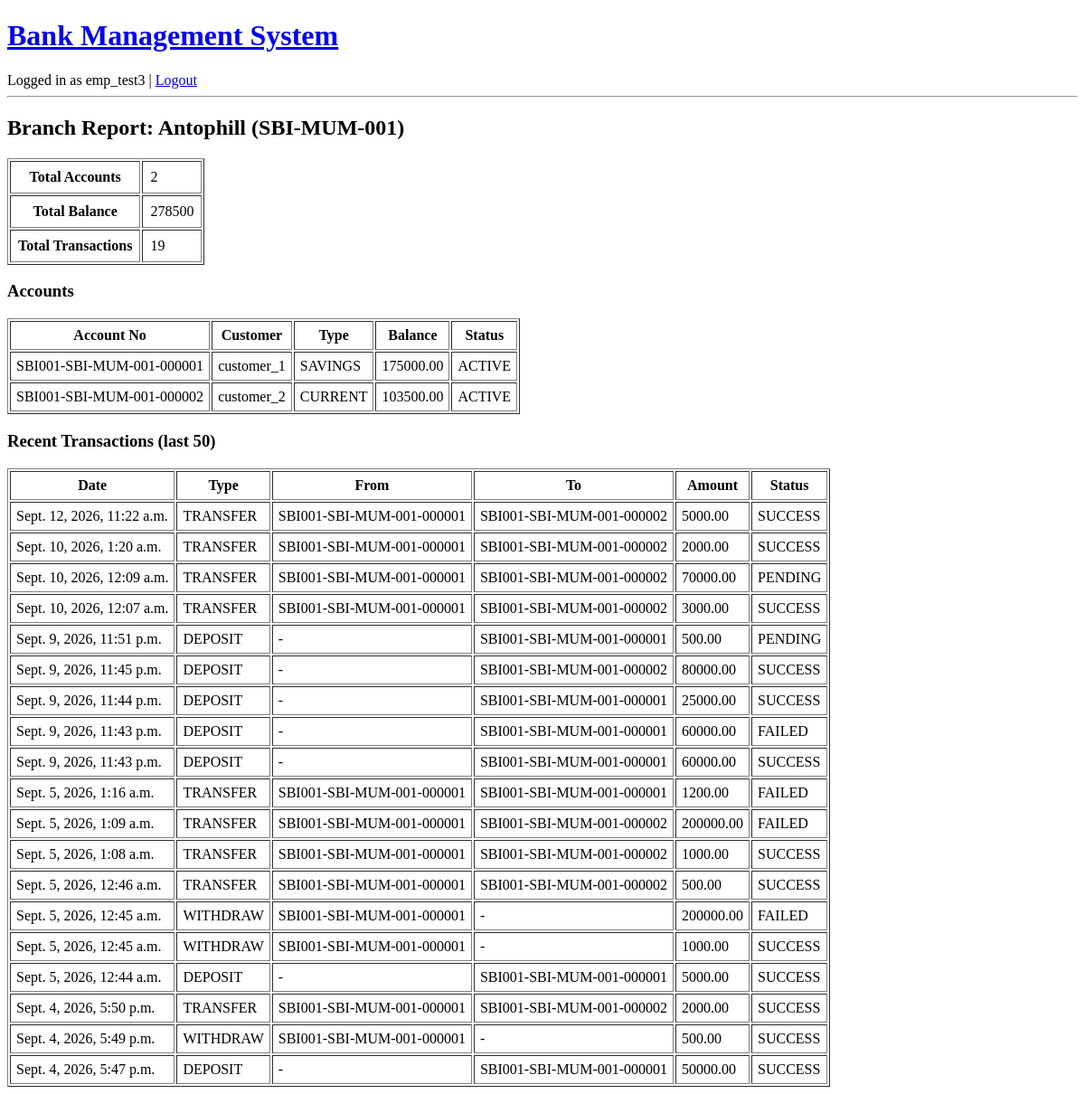
The app's page /transactions/branch-report/ (signed in), older data.
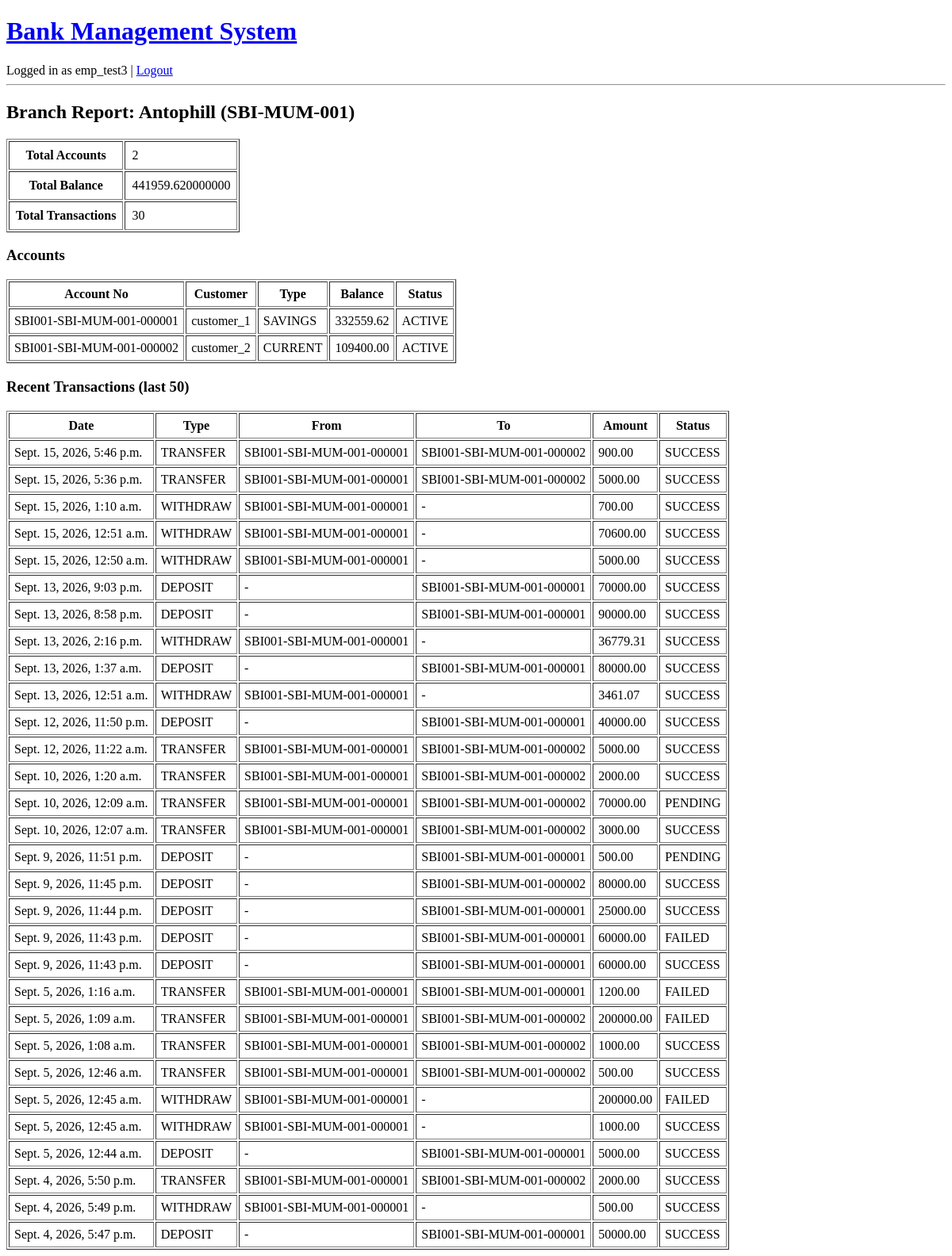
The same page, newer data.
### accounts/models.py (models this page shows, shortened)
class Account(models.Model):
    ACCOUNT_TYPES = [
        ("SAVINGS", "Savings"),
        ("CURRENT", "Current"),
        ("LOAN", "Loan"),
    ]
    STATUS_CHOICES = [
        ("ACTIVE", "Active"),
        ("CLOSED", "Closed"),
    ]
    account_no = models.CharField(max_length=30, unique=True, editable=False, blank=True)
    customer = models.ForeignKey(Customer, on_delete=models.CASCADE, related_name="accounts")
    branch = models.ForeignKey(Branch, on_delete=models.PROTECT, related_name="accounts")
    account_type = models.CharField(max_length=10, choices=ACCOUNT_TYPES)
    balance = models.DecimalField(max_digits=12, decimal_places=2, default=0.00)
    status = models.CharField(max_length=20, choices=STATUS_CHOICES, default="ACTIVE")
    daily_limit = models.DecimalField(max_digits=12, decimal_places=2, default=50000.00)
    open_date = models.DateField(auto_now_add=True)

### users/models.py (models this page shows, shortened)
class Customer(models.Model):
    user = models.OneToOneField(User, on_delete=models.CASCADE)
    customer_type = models.CharField(
        max_length=20,
        choices=[("INDIVIDUAL", "Individual"), ("BUSINESS", "Business")]
    )
    dob = models.DateField()
    gender = models.CharField(
        max_length=10,
        choices=[("MALE", "Male"), ("FEMALE", "Female"), ("OTHER", "Other")]
    )
    address = models.TextField()
    kyc_status = models.CharField(
        max_length=20,
        choices=[("PENDING", "Pending"), ("VERIFIED", "Verified")]
    )

### transactions/models.py (models this page shows, shortened)
class Transaction(models.Model):
    TRANSACTION_TYPES = [
        ("DEPOSIT", "Deposit"),
        ("WITHDRAW", "Withdraw"),
        ("TRANSFER", "Transfer"),
    ]
    MODE_CHOICES = [
        ("CASH", "Cash"),
        ("UPI", "UPI"),
        ("CARD", "Card"),
        ("NETBANKING", "Net Banking"),
    ]
    STATUS_CHOICES = [
        ("SUCCESS", "Success"),
        ("FAILED", "Failed"),
        ("PENDING", "Pending"),
    ]
    transaction_type = models.CharField(max_length=10, choices=TRANSACTION_TYPES)
    from_account = models.ForeignKey(
        Account, on_delete=models.CASCADE,
        related_name="outgoing_transactions",
        null=True, blank=True
    )
    to_account = models.ForeignKey(
        Account, on_delete=models.CASCADE,
        related_name="incoming_transactions",
        null=True, blank=True
    )
    amount = models.DecimalField(max_digits=12, decimal_places=2)
    mode_of_transaction = models.CharField(max_length=20, choices=MODE_CHOICES, default="CASH")
    status = models.CharField(max_length=20, choices=STATUS_CHOICES, default="PENDING")
    performed_by = models.ForeignKey(
        settings.AUTH_USER_MODEL, on_delete=models.SET_NULL, null=True, blank=True
    )
    remarks = models.CharField(max_length=255, blank=True)
    timestamp = models.DateTimeField(auto_now_add=True)
    is_loan_related = models.BooleanField(default=False)

### transactions/views.py (the view)
# urls.py: path("branch-report/", views.branch_report, name="branch_report"),
@login_required
@user_passes_test(is_employee)
def branch_report(request):
    employee = request.user.employee
    if employee.branch is None:
        messages.error(request, "You are not assigned to a branch yet.")
        return redirect("employee_dashboard")
    branch = employee.branch
    accounts = Account.objects.filter(branch=branch)
    total_balance = accounts.aggregate(total=Sum("balance"))["total"] or 0
    branch_txn_filter = Q(from_account__branch=branch) | Q(to_account__branch=branch)
    recent_txns = Transaction.objects.filter(branch_txn_filter).order_by("-timestamp")[:50]
    total_transactions = Transaction.objects.filter(branch_txn_filter).count()
    context = {
        "branch": branch,
        "total_accounts": accounts.count(),
        "total_balance": total_balance,
        "total_transactions": total_transactions,
        "accounts": accounts,
        "recent_transactions": recent_txns,
    }
    return render(request, "transactions/branch_report.html", context)

### transactions/views.py (called while the page is built)
def is_employee(user):
    return user.is_authenticated and Employee.objects.filter(user=user).exists()

### transactions/templates/transactions/branch_report.html
{% extends "base.html" %}
{% block content %}
<h2>Branch Report: {{ branch.name }} ({{ branch.branch_code }})</h2>
<table border="1" cellpadding="8">
    <tr>
        <th>Total Accounts</th>
        <td>{{ total_accounts }}</td>
    </tr>
    <tr>
        <th>Total Balance</th>
        <td>{{ total_balance }}</td>
    </tr>
    <tr>
        <th>Total Transactions</th>
        <td>{{ total_transactions }}</td>
    </tr>
</table>
<h3>Accounts</h3>
<table border="1" cellpadding="6">
    <tr>
        <th>Account No</th>
        <th>Customer</th>
        <th>Type</th>
        <th>Balance</th>
        <th>Status</th>
    </tr>
    {% for account in accounts %}
    <tr>
        <td>{{ account.account_no }}</td>
        <td>{{ account.customer.user.get_full_name|default:account.customer.user.username }}</td>
        <td>{{ account.account_type }}</td>
        <td>{{ account.balance }}</td>
        <td>{{ account.status }}</td>
    </tr>
    {% empty %}
    <tr>
        <td colspan="5">No accounts in this branch.</td>
    </tr>
    {% endfor %}
</table>
<h3>Recent Transactions (last 50)</h3>
<table border="1" cellpadding="6">
    <tr>
        <th>Date</th>
        <th>Type</th>
        <th>From</th>
        <th>To</th>
        <th>Amount</th>
        <th>Status</th>
    </tr>
    {% for txn in recent_transactions %}
    <tr>
        <td>{{ txn.timestamp }}</td>
        <td>{{ txn.transaction_type }}</td>
        <td>{{ txn.from_account.account_no|default:"-" }}</td>
        <td>{{ txn.to_account.account_no|default:"-" }}</td>
        <td>{{ txn.amount }}</td>
        <td>{{ txn.status }}</td>
    </tr>
    {% empty %}
    <tr>
        <td colspan="6">No transactions yet.</td>
    </tr>
    {% endfor %}
</table>
{% endblock %}

Row changes from the older to the newer data that the page shows:
changed Account "SBI001-SBI-MUM-001-000001": balance "175000.00" → "332559.62"
changed Account "SBI001-SBI-MUM-001-000002": balance "103500.00" → "109400.00"
added Transaction: timestamp "Sept. 15, 2026, 5:46 p.m.", transaction_type "TRANSFER", from_account.account_no "SBI001-SBI-MUM-001-000001", to_account.account_no "SBI001-SBI-MUM-001-000002", amount "900.00", status "SUCCESS"
added Transaction: timestamp "Sept. 15, 2026, 5:36 p.m.", transaction_type "TRANSFER", from_account.account_no "SBI001-SBI-MUM-001-000001", to_account.account_no "SBI001-SBI-MUM-001-000002", amount "5000.00", status "SUCCESS"
added Transaction: timestamp "Sept. 15, 2026, 1:10 a.m.", transaction_type "WITHDRAW", from_account.account_no "SBI001-SBI-MUM-001-000001", to_account.account_no "-", amount "700.00", status "SUCCESS"
added Transaction: timestamp "Sept. 15, 2026, 12:51 a.m.", transaction_type "WITHDRAW", from_account.account_no "SBI001-SBI-MUM-001-000001", to_account.account_no "-", amount "70600.00", status "SUCCESS"
added Transaction: timestamp "Sept. 15, 2026, 12:50 a.m.", transaction_type "WITHDRAW", from_account.account_no "SBI001-SBI-MUM-001-000001", to_account.account_no "-", amount "5000.00", status "SUCCESS"
added Transaction: timestamp "Sept. 13, 2026, 9:03 p.m.", transaction_type "DEPOSIT", from_account.account_no "-", to_account.account_no "SBI001-SBI-MUM-001-000001", amount "70000.00", status "SUCCESS"
added Transaction: timestamp "Sept. 13, 2026, 8:58 p.m.", transaction_type "DEPOSIT", from_account.account_no "-", to_account.account_no "SBI001-SBI-MUM-001-000001", amount "90000.00", status "SUCCESS"
added Transaction: timestamp "Sept. 13, 2026, 2:16 p.m.", transaction_type "WITHDRAW", from_account.account_no "SBI001-SBI-MUM-001-000001", to_account.account_no "-", amount "36779.31", status "SUCCESS"
added Transaction: timestamp "Sept. 13, 2026, 1:37 a.m.", transaction_type "DEPOSIT", from_account.account_no "-", to_account.account_no "SBI001-SBI-MUM-001-000001", amount "80000.00", status "SUCCESS"
added Transaction: timestamp "Sept. 13, 2026, 12:51 a.m.", transaction_type "WITHDRAW", from_account.account_no "SBI001-SBI-MUM-001-000001", to_account.account_no "-", amount "3461.07", status "SUCCESS"
added Transaction: timestamp "Sept. 12, 2026, 11:50 p.m.", transaction_type "DEPOSIT", from_account.account_no "-", to_account.account_no "SBI001-SBI-MUM-001-000001", amount "40000.00", status "SUCCESS"
Text that changed along with them:
{{ total_balance }}: "278500" → "441959.620000000"
{{ total_transactions }}: "19" → "30"
